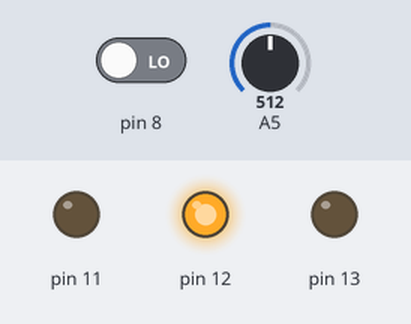
A sketch run on a simulated Arduino Uno, built with avr-gcc and run on an emulated ATmega328P. On the bench: output pins drawn as LEDs (lit = HIGH). The inputs (shaded band) are chosen by the test bench; at power-on: pin 8 LOW, A5 = 512.

Above: at 7.7 s.
7.8 s: pin 8 driven HIGH
At 9.6 s:
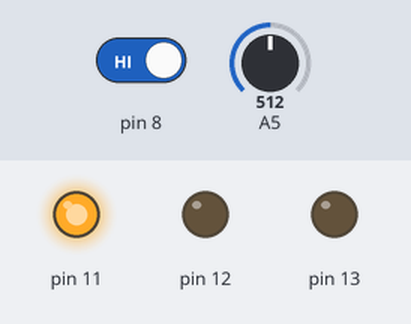
12.2 s: A5 set to 112
16.6 s: A5 set to 89
At 17.3 s:
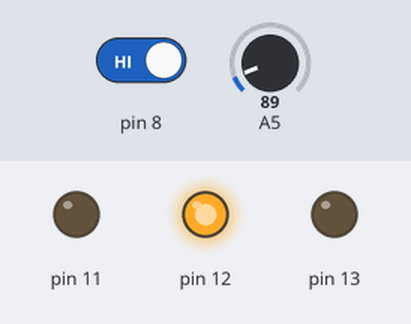
21.0 s: pin 8 driven LOW
At 22.7 s:
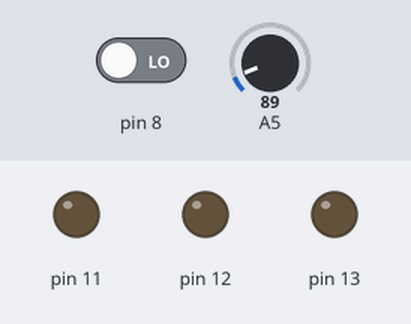
Timing chart, 0 to 27.1 s (numbered marks = the images above; inputs shaded):
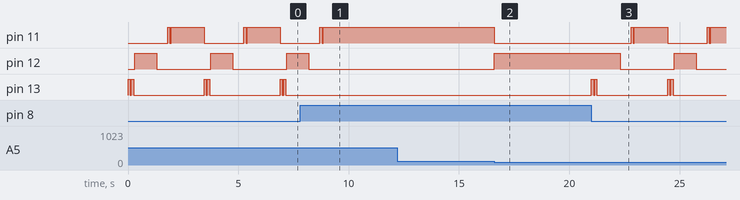

Measured:
- the behaviour switches between 101 and 100 on A5 (found by bisection; images 1 and 2)
- after the input at 7.8 s, pin 11: goes on until 8.9 s, then stays HIGH; pin 12: goes on until 8.2 s, then stays LOW; pin 13: stops changing and stays LOW
- after the input at 12.2 s, every drawn part: stays the same
- after the input at 16.6 s, pin 11: HIGH → LOW at once; pin 12: LOW → HIGH at once
- after the input at 21.0 s, pin 11: goes HIGH 0.10 s, LOW 0.05 s, HIGH 1.5 s, LOW 1.8 s, HIGH 0.10 s, LOW 0.05 s, then HIGH, starting after 1.8 s; pin 12: HIGH → LOW after 1.3 s, → HIGH 2.5 s later, → LOW 1.0 s later
- by itself, pin 12: alternates HIGH for 1.0 s and LOW for 2.5 s
- by itself, pin 13: repeats every 3.5 s: LOW 0.05 s, HIGH 0.10 s, LOW 3.2 s, HIGH 0.10 s

The sketch:

Assignment2-LiamGonzales.ino
```cpp
/* If Statements, Liam Gonzales - 3181360, January 21, 2020
 *
 */
void setup() {
  // Setting various pin modes
  pinMode(13, OUTPUT);
  pinMode(12, OUTPUT);
  pinMode(11, OUTPUT);
  pinMode(8, INPUT);
  //Initialising the Serial
  Serial.begin(9600);
}

void loop() {
  // Checking the state of the button
  if (digitalRead(8) == HIGH) {
    //Bright light level reaction
    if (analogRead(5) > 0 && analogRead(5) <= 20) {
      digitalWrite(13, HIGH);//turning on the led connected to pin 13
    } else {
      digitalWrite(13, LOW);//turning off the led connected to pin 13
    }
    //Medium light level reaction
    if (analogRead(5) > 20 && analogRead(5) <= 100) {
      digitalWrite(12, HIGH);//turning on the led connected to pin 12
    } else {
      digitalWrite(12, LOW);//turning off the led connected to pin 12
    }
    //Low light level reaction
    if (analogRead(5) > 100 && analogRead(5) <= 1000) {
      digitalWrite(11, HIGH);//turning on the led connected to pin 11
    } else {
      digitalWrite(11, LOW);//turning of the led connected to pin 11
    }
  }else{//Blink Patterns once button is in off position
    digitalWrite(13, HIGH);
    delay(100);//delay between turning the led on and off creating a "blink"
    digitalWrite(13, LOW);
    delay(50);
    digitalWrite(13, HIGH);
    delay(100);
    digitalWrite(13, LOW);
    delay(50);

    digitalWrite(12, HIGH);
    delay(1000);
    digitalWrite(12, LOW);
    delay(500);

    digitalWrite(11, HIGH);
    delay(100);
    digitalWrite(11, LOW);
    delay(50);
    digitalWrite(11, HIGH);
    delay(1500);
    digitalWrite(11, LOW);

  }
}
```
